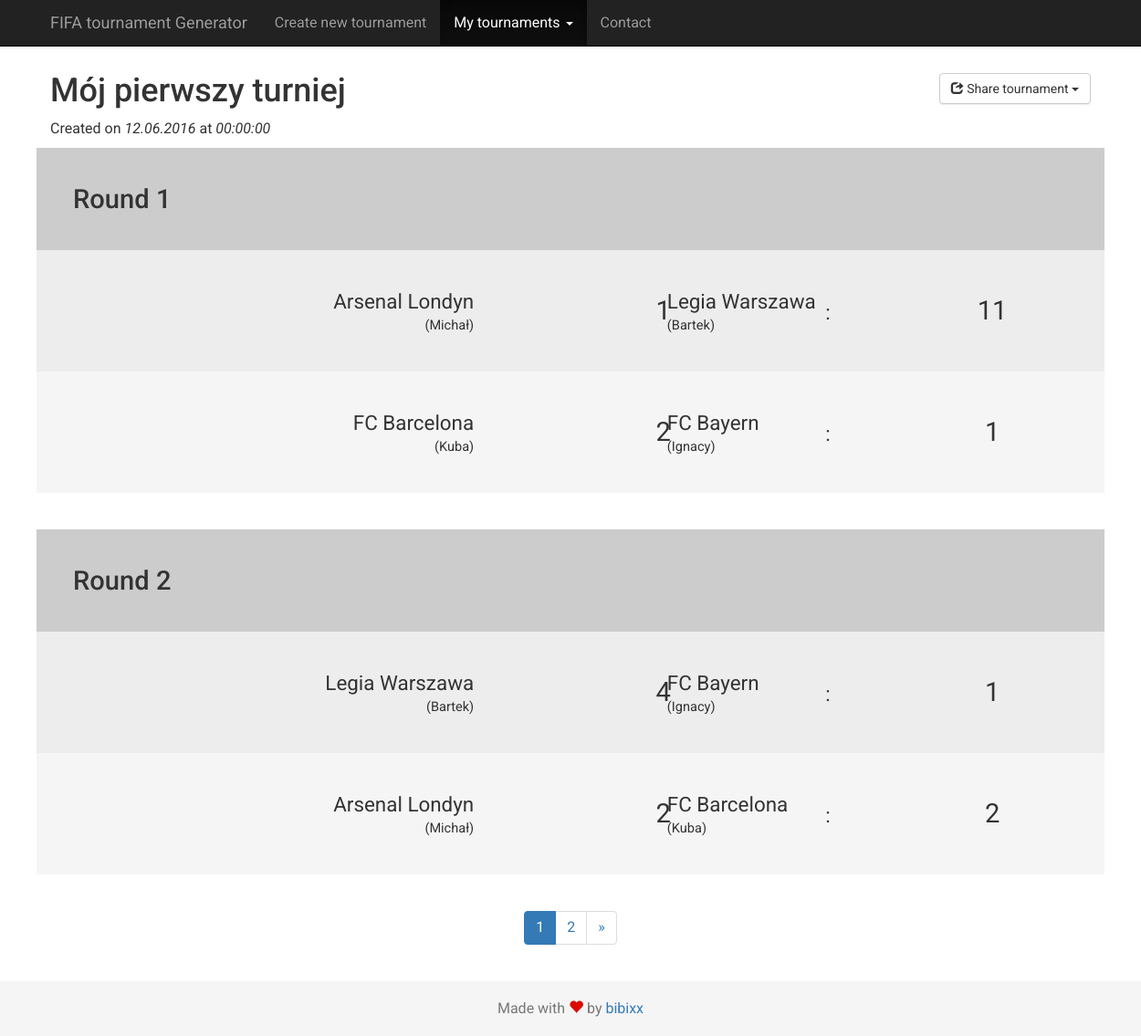
The app's page /tournament/1/scores with its own data.
### tables this page shows
CREATE TABLE `tournaments` (
  `id` int(11) NOT NULL,
  `title` varchar(60) DEFAULT NULL,
  `created_at` datetime NOT NULL DEFAULT CURRENT_TIMESTAMP,
  `type` varchar(60) NOT NULL,
  `players` text NOT NULL,
  `rounds` text NOT NULL,
  `fixtures` text NOT NULL,
  `admin_token` char(6) NOT NULL
);

### tournament/scores.php (the view, shortened to what this page needs)
<!DOCTYPE html>
<head>
  <link rel="stylesheet" href="https://maxcdn.bootstrapcdn.com/bootstrap/3.3.6/css/bootstrap.min.css">
  <link rel="stylesheet" href="https://maxcdn.bootstrapcdn.com/bootstrap/3.3.6/css/bootstrap-theme.min.css">
  <link rel="stylesheet" href="/FIFA-Generator/css/scores.css" media="screen" charset="utf-8">
</head>
<body>
  <nav class="navbar navbar-inverse navbar-fixed-top">
    <div class="container">
      <div class="navbar-header">
        <a href="/FIFA-Generator/." class="navbar-brand">FIFA tournament Generator</a>
      </div>
        <div id="navbar" class="collapse navbar-collapse">
          <ul class="nav navbar-nav">
            <li><a href="/FIFA-Generator/">Create new tournament</a></li>
            <li class="active dropdown">
                <a href="#" data-toggle="dropdown" class="dropdown-toggle">My tournaments <span class="caret"></span></a>
            </li>
            <li><a href="#contact">Contact</a></li>
          </ul>
        </div>
      </div>
  </nav>
  <div class="container">
    <?php
			$dbc = new mysqli(HOST, LOGIN, PASSWORD, DATABASE) or die( 'błąd' );
      $dbc->query('SET NAMES utf8');
      $id = $dbc->real_escape_string($_GET["id"]);
      $query = "SELECT * FROM `tournaments` WHERE (`id`=$id)";
      $data = $dbc->query($query);
      $row = mysqli_fetch_array($data);
      $title = ($row["title"]!=null) ? $row["title"] : "Tournament #".$id;
      $players = json_decode($row["players"], true);
      $rounds = json_decode($row["rounds"], true);
      $results = json_decode($row["fixtures"], true);
      $adminToken = $row["admin_token"];
      $admin = (isset($_GET["admin"]) && $_GET["admin"] == $adminToken ) ? true: false;
      $count = count($rounds);
      $offset = isset($_GET["page"]) ? ($_GET["page"]-1 >= 0 ? $_GET["page"]-1 : 0) : 0;
      $date = strtotime($row["created_at"]);
      echo "<div class='row'>";
        echo "<div class='col-xs-12 col-sm-12 col-md-6 col-lg-6'>";
          echo "<h1 class='tournament-name'>$title</h1>";
          echo "<p>Created on <span class='created_at'>".strftime("%d.%m.%Y</span> at <span class='created_at'>%H:%M:%S", $date)."</span></p>";
        echo "</div>";
        echo "<div class='col-xs-12 col-sm-12 col-md-6 col-lg-6 text-right-sm'>";
          echo '<div class="btn-group">';
            echo '<button type="button" class="btn btn-default dropdown-toggle" data-toggle="dropdown" aria-haspopup="true" aria-expanded="false"><span class="glyphicon glyphicon-share" aria-hidden="true"></span> Share tournament <span class="caret"></span></button>';
          echo '</div>';
        echo "</div>";
      echo "</div>";
      for($x=$offset*2; $x<$offset*2+2; $x++){
        if( array_key_exists($x, $rounds) ){
          echo '<div class="round">';
          echo '<div class="row head"><h2>Round '.($x+1).'</h2></div>';
          for($y=0; $y<count($rounds[$x]); $y++){
            $teams = $rounds[$x][$y];
            $result = $results[$x][$y];
            $club1 = $players[ $teams[0] ]["club"];
            $club2 = $players[ $teams[1] ]["club"];
            if( count($players[ $teams[0] ]["players"]) > 1 ){
              $player1 = $players[ $teams[0] ]["players"][0]." & ".$players[ $teams[0] ]["players"][1];
            } else {
              $player1 = $players[ $teams[0] ]["players"][0];
            }
            if( count($players[ $teams[1] ]["players"]) > 1 ){
              $player2 = $players[ $teams[1] ]["players"][0]." & ".$players[ $teams[1] ]["players"][1];
            } else {
              $player2 = $players[ $teams[1] ]["players"][0];
            }
            $disabled = ($admin) ? "" : "disabled";
            echo '<div class="row">';
              if( !empty($club1) ){
                echo '<div class="col-xs-4 col-sm-4 col-md-5 col-lg-5 text-right"><p>'.html_entity_decode($club1, ENT_QUOTES).'</p><p class="name">'.html_entity_decode($player1, ENT_QUOTES).'</p></div>';
              } else {
                echo '<div class="col-xs-4 col-sm-4 col-md-5 col-lg-5 text-right"><p>'.html_entity_decode($player1, ENT_QUOTES).'</p></div>';
              }
              if( array_key_exists(0, $result) ){
                echo '<div class="col-xs-4 col-sm-4 col-md-2 col-lg-2 text-center"><input type="number" '.$disabled.' class="home correct" value="'.$result[0].'">:<input type="number" '.$disabled.' class="away correct" value="'.$result[1].'"></div>';
              } else {
                echo '<div class="col-xs-4 col-sm-4 col-md-2 col-lg-2 text-center"><input type="number" '.$disabled.' class="home" value="">:<input type="number" '.$disabled.' class="away" value=""></div>';
              }
              if( !empty($club1) ){
                echo '<div class="col-xs-4 col-sm-4 col-md-5 col-lg-5 text-left">'.html_entity_decode($club2, ENT_QUOTES).'</p><p class="name">'.html_entity_decode($player2, ENT_QUOTES).'</p></div>';
              } else {
                echo '<div class="col-xs-4 col-sm-4 col-md-5 col-lg-5 text-left"><p>'.html_entity_decode($player2, ENT_QUOTES).'</p></div>';
              }
            echo '</div>';
          }
          echo "</div>";
        }
      }
    ?>
    <ul class="pagination">
      <?php
        $url = "?";
        $url2 = $url.'page='.($offset+2);
        if( ceil($count/2)-1 > 0 ){
          for($x=1; $x<=ceil($count/2); $x++){
            $urlX = $url."page=".$x;
            if( $x == ($offset+1) ){
              echo "<li class=\"active\"><a href=\"$urlX\">$x</a></li>";
            } else {
              echo "<li><a href=\"$urlX\">$x</a></li>";
            }
          }
          if( $offset < ceil($count/2)-1 ){
            echo '<li><a href="'.$url2.'" aria-label="Next"><span aria-hidden="true">&raquo;</span></a></li>';
          }
        }
      ?>
    </ul>
  </div>
  <footer class="footer">
    <div class="container">
      <p class="text-muted">Made with <span class="glyphicon glyphicon-heart"></span> by <a href="https://github.com/bibixx" target="_blank">bibixx</a></p>
    </div>
  </footer>
</body>

### css/scores.css (style rules this page uses)
body { overflow-x: hidden; }
.btn-default, .btn-primary, .btn-success, .btn-info, .btn-warning, .btn-danger, .panel-default > .panel-heading, .panel-primary > .panel-heading, .panel-success > .panel-heading, .panel-info > .panel-heading, .panel-warning > .panel-heading, .panel-danger > .panel-heading { background-image: none; }
.text-right-sm { text-align: left; margin-bottom: 10px !important; }
@media screen and (min-width: 992px) { .text-right-sm { text-align: right; } }
body { padding-top: 50px; margin-top: 30px; }
.navbar-inverse { background: #222; }
body { font-family: Roboto; font-size: 16px; }
h1.tournament-name { margin-top: 0px; }
.created_at { font-style: italic; }
.round { margin-bottom: 40px; }
.round .row { font-size: 1.4em; background: #ededed; display: -webkit-flex; display: -ms-flexbox; display: flex; -webkit-align-items: center; -ms-flex-align: center; align-items: center; -webkit-justify-content: center; -ms-flex-pack: center; justify-content: center; padding: 40px; }
.round .row:nth-child(2n+1) { background: #F5F5F5; }
.round .row.head { background: #ccc; -webkit-justify-content: flex-start; -ms-flex-pack: start; justify-content: flex-start; }
.round .row.head h2 { margin: 0; font-size: 1.3em; }
.round .row .text-center { white-space: nowrap; }
.round .row div p { margin: 0; }
.round .row div p.name { font-size: 0.65em; }
.round .row div p.name::before { content: "("; }
.round .row div p.name::after { content: ")"; }
.round .row .home, .round .row .away { font-size: 1.3em; background: none; border: none; border-radius: 0px; transition: .2s all ease-in-out; outline: none; margin: 0px 10px; text-align: center; box-sizing: content-box; }
.pagination { display: -webkit-flex; display: -ms-flexbox; display: flex; -webkit-justify-content: center; -ms-flex-pack: center; justify-content: center; }
body { margin-bottom: 80px; }
.footer { position: absolute; bottom: 0; width: 100%; height: 60px; background-color: #f5f5f5; }
.footer .container { width: auto; padding: 0 15px; text-align: center; }
.footer .container .text-muted { margin: 19px 0; }
.footer .container .text-muted .glyphicon-heart { color: #DA0C00; }

### records on screen
tournaments: title "Mój pierwszy turniej", created_at "12.06.2016 at 00:00:00", html_entity_decode($club1, ENT_QUOTES) "Arsenal Londyn", html_entity_decode($player1, ENT_QUOTES) "Michał", fixtures "1", fixtures "11", html_entity_decode($club2, ENT_QUOTES) "Legia Warszawa", html_entity_decode($player2, ENT_QUOTES) "Bartek", html_entity_decode($club1, ENT_QUOTES) "FC Barcelona", html_entity_decode($player1, ENT_QUOTES) "Kuba", fixtures "2", html_entity_decode($club2, ENT_QUOTES) "FC Bayern", html_entity_decode($player2, ENT_QUOTES) "Ignacy", html_entity_decode($club1, ENT_QUOTES) "Legia Warszawa", html_entity_decode($player1, ENT_QUOTES) "Bartek", fixtures "4", html_entity_decode($club2, ENT_QUOTES) "FC Barcelona", html_entity_decode($player2, ENT_QUOTES) "Kuba"
